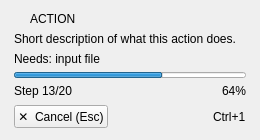
<?xml version="1.0" encoding="UTF-8"?>
<ui version="4.0">
 <class>ActionTileForm</class>
 <widget class="QFrame" name="ActionTileForm">
  <property name="geometry">
   <rect>
    <x>0</x>
    <y>0</y>
    <width>260</width>
    <height>140</height>
   </rect>
  </property>
  <property name="minimumSize">
   <size>
    <width>200</width>
    <height>128</height>
   </size>
  </property>
  <layout class="QVBoxLayout" name="tileLayout">
   <property name="spacing">
    <number>6</number>
   </property>
   <property name="leftMargin">
    <number>14</number>
   </property>
   <property name="topMargin">
    <number>12</number>
   </property>
   <property name="rightMargin">
    <number>14</number>
   </property>
   <property name="bottomMargin">
    <number>12</number>
   </property>
   <item>
    <layout class="QHBoxLayout" name="tileTitleRow">
     <property name="spacing">
      <number>8</number>
     </property>
     <item>
      <widget class="QFrame" name="tileMarker">
       <property name="minimumSize">
        <size>
         <width>8</width>
         <height>8</height>
        </size>
       </property>
       <property name="maximumSize">
        <size>
         <width>8</width>
         <height>8</height>
        </size>
       </property>
       <property name="role" stdset="0">
        <string>tileMarker</string>
       </property>
      </widget>
     </item>
     <item>
      <widget class="QLabel" name="tileTitle">
       <property name="text">
        <string>ACTION</string>
       </property>
       <property name="role" stdset="0">
        <string>tileTitle</string>
       </property>
      </widget>
     </item>
     <item>
      <spacer name="tileTitleSpacer">
       <property name="orientation">
        <enum>Qt::Horizontal</enum>
       </property>
       <property name="sizeHint" stdset="0">
        <size>
         <width>40</width>
         <height>10</height>
        </size>
       </property>
      </spacer>
     </item>
    </layout>
   </item>
   <item>
    <widget class="QLabel" name="tileDescription">
     <property name="text">
      <string>Short description of what this action does.</string>
     </property>
     <property name="wordWrap">
      <bool>true</bool>
     </property>
     <property name="role" stdset="0">
      <string>tileDescription</string>
     </property>
    </widget>
   </item>
   <item>
    <widget class="QLabel" name="tileNeeds">
     <property name="text">
      <string>Needs: input file</string>
     </property>
     <property name="wordWrap">
      <bool>true</bool>
     </property>
     <property name="role" stdset="0">
      <string>tileNeeds</string>
     </property>
    </widget>
   </item>
   <item>
    <widget class="QProgressBar" name="tileProgress">
     <property name="maximumSize">
      <size>
       <width>16777215</width>
       <height>6</height>
      </size>
     </property>
     <property name="value">
      <number>64</number>
     </property>
     <property name="textVisible">
      <bool>false</bool>
     </property>
    </widget>
   </item>
   <item>
    <layout class="QHBoxLayout" name="tileProgressRow">
     <item>
      <widget class="QLabel" name="tileProgressText">
       <property name="text">
        <string>Step 13/20</string>
       </property>
       <property name="role" stdset="0">
        <string>muted</string>
       </property>
      </widget>
     </item>
     <item>
      <spacer name="tileProgressSpacer">
       <property name="orientation">
        <enum>Qt::Horizontal</enum>
       </property>
       <property name="sizeHint" stdset="0">
        <size>
         <width>40</width>
         <height>10</height>
        </size>
       </property>
      </spacer>
     </item>
     <item>
      <widget class="QLabel" name="tileProgressPercent">
       <property name="text">
        <string>64%</string>
       </property>
       <property name="role" stdset="0">
        <string>tilePercent</string>
       </property>
      </widget>
     </item>
    </layout>
   </item>
   <item>
    <spacer name="tileSpacer">
     <property name="orientation">
      <enum>Qt::Vertical</enum>
     </property>
     <property name="sizeHint" stdset="0">
      <size>
       <width>10</width>
       <height>4</height>
      </size>
     </property>
    </spacer>
   </item>
   <item>
    <layout class="QHBoxLayout" name="tileFooter">
     <item>
      <widget class="QPushButton" name="tileCancelButton">
       <property name="focusPolicy">
        <enum>Qt::NoFocus</enum>
       </property>
       <property name="toolTip">
        <string>Stop this action (Esc)</string>
       </property>
       <property name="text">
        <string>✕  Cancel (Esc)</string>
       </property>
       <property name="role" stdset="0">
        <string>link</string>
       </property>
      </widget>
     </item>
     <item>
      <spacer name="tileFooterSpacer">
       <property name="orientation">
        <enum>Qt::Horizontal</enum>
       </property>
       <property name="sizeHint" stdset="0">
        <size>
         <width>40</width>
         <height>10</height>
        </size>
       </property>
      </spacer>
     </item>
     <item>
      <widget class="QLabel" name="tileShortcut">
       <property name="text">
        <string>Ctrl+1</string>
       </property>
       <property name="role" stdset="0">
        <string>kbd</string>
       </property>
      </widget>
     </item>
    </layout>
   </item>
  </layout>
 </widget>
 <resources/>
 <connections/>
</ui>
